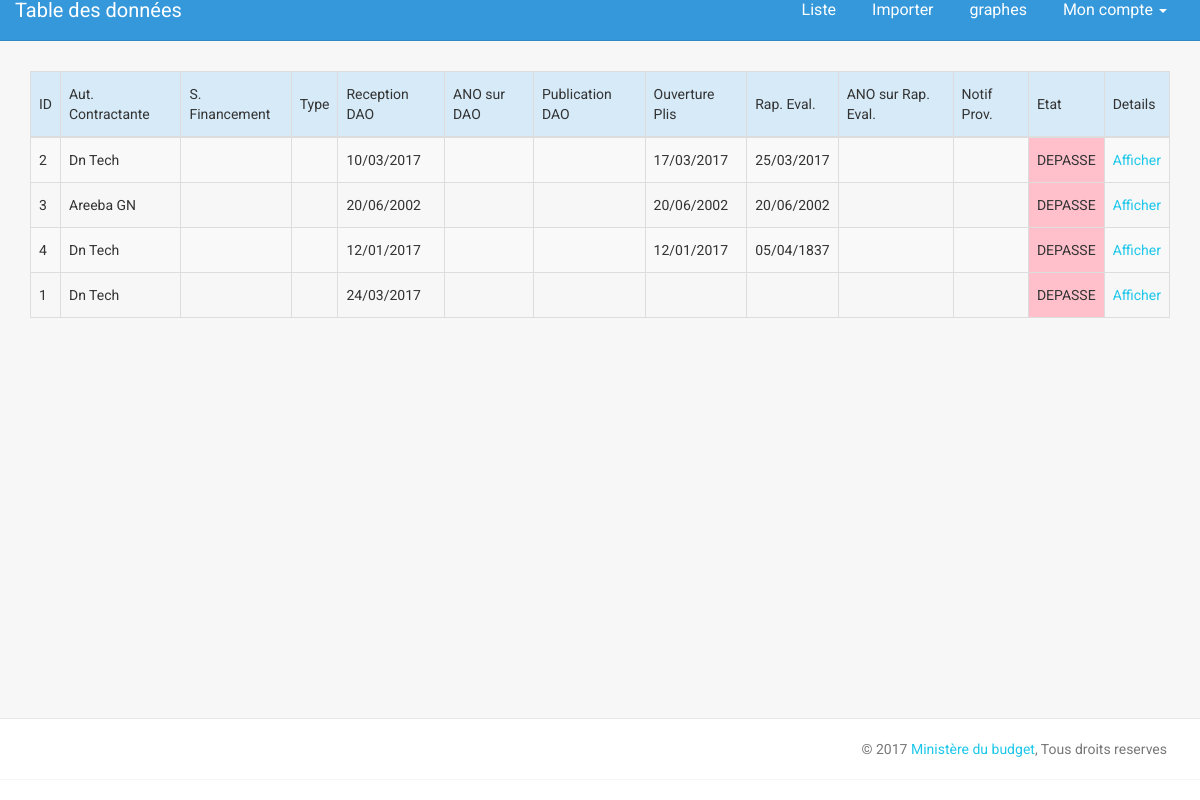
The page /data.php on the database as committed earlier.
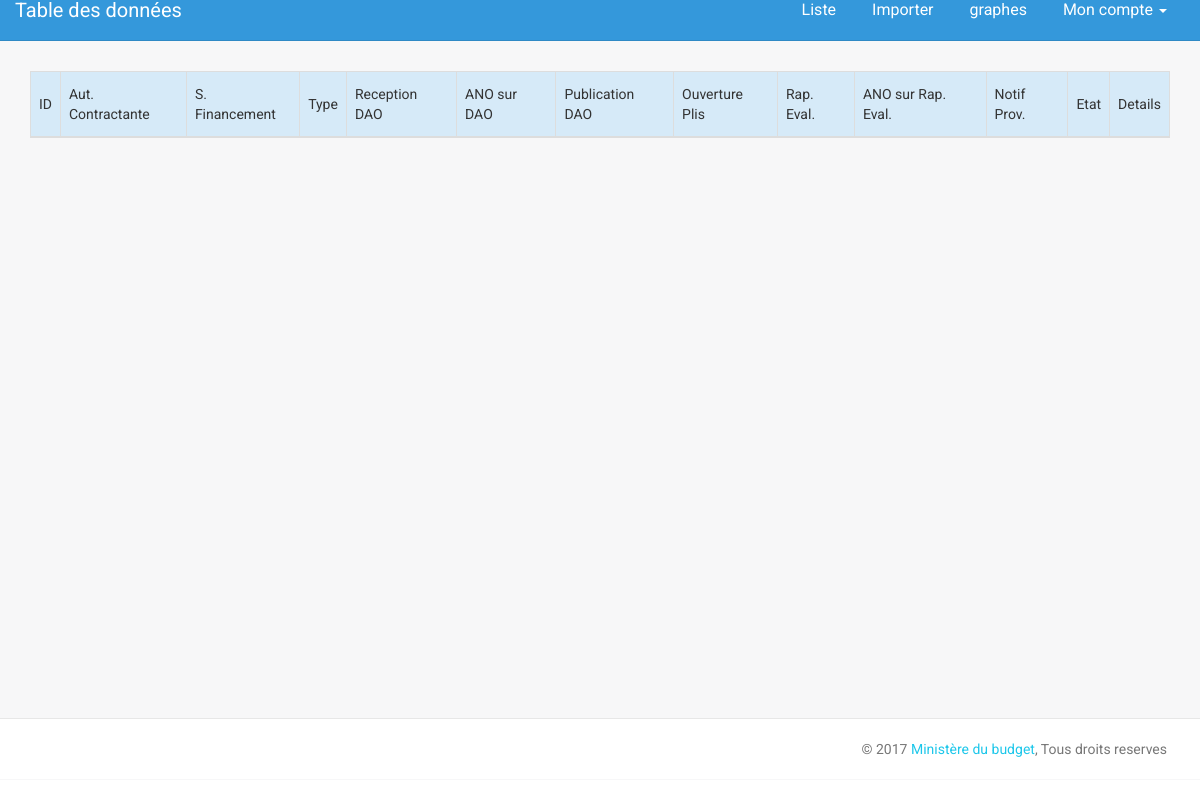
The same page on the database as committed later.
### tables this page shows
CREATE TABLE IF NOT EXISTS `projet` (
  `idProjet` int(11) NOT NULL AUTO_INCREMENT,
  `autoriteContractante` varchar(20) NOT NULL,
  `description` tinytext NOT NULL,
  `sourceFinancement` varchar(60) NOT NULL,
  `typeProcedure` varchar(20) NOT NULL,
  `dateReceptionDAO` varchar(20) NOT NULL,
  `dateAnoSurDAO` varchar(20) NOT NULL,
  `datePublicationDAO` varchar(20) NOT NULL,
  `dateOuverturePlis` varchar(20) NOT NULL,
  `dateRapportEvaluation` varchar(20) NOT NULL,
  `dateAnoSurRapEval` varchar(20) NOT NULL,
  `dateNotifProvisoir` varchar(20) NOT NULL,
  `projetNegoContrat` varchar(20) NOT NULL,
  `dateAnoProjetContrat` varchar(20) NOT NULL,
  `attribuaire` varchar(20) NOT NULL,
  `montant` varchar(25) NOT NULL,
  `approbationAC` varchar(20) NOT NULL,
  `approbationACGPMP` varchar(20) NOT NULL,
  `approbationMEF` varchar(20) NOT NULL,
  `totalJour` varchar(10) DEFAULT NULL,
  `inferieur60` varchar(10) NOT NULL,
  `inferieur90` varchar(10) NOT NULL,
  `inferieur120` varchar(10) NOT NULL,
  `superieur120` varchar(10) NOT NULL,
  `commentaire` tinytext NOT NULL,
  `dateInsertion` datetime NOT NULL,
  PRIMARY KEY (`idProjet`)
);

### bd/CRUD.php (called while the page is built, shortened)
<?php
class CRUD{
	private $bdd ;
	public function setDb($p) {
			$this -> bdd = $p ;
		}
	public function selectProjetAll() {
			$requete = $this -> bdd ->query('SELECT * FROM projet
											ORDER BY dateInsertion DESC
										');
			$results = array();
			if($requete ->rowCount()>0){
					while($tmp = $requete -> fetch()){
						$results[] = new Projet($tmp);
				}
				return $results;
			}else return null;
		}
	public function selectProjetById($id) {
			$id = (int) $id;
			$requete = $this -> bdd ->prepare('SELECT * FROM projet
												WHERE idProjet = :id
												ORDER BY dateInsertion DESC
												LIMIT 1
												');
			$requete->bindValue(':id', $id, PDO::PARAM_INT);
			$requete->execute();
			if($requete ->rowCount()>0){
				$tmp = $requete -> fetch();
				$result = new Projet($tmp);
				return $result;
			}else return null;
		}
}
?>

### bd/Projet.php (called while the page is built, shortened)
<?php
class Projet {
	private $idProjet ;
	private $autoriteContractante ;
	private $dateReceptionDAO ;
	private $dateOuverturePlis ;
	private $dateRapportEvaluation ;
	private $dateAnoSurRapEval ;
	private $projetNegoContrat ;
	private $dateAnoProjetContrat ;
	private $approbationAC ;
	private $approbationACGPMP ;
	private $approbationMEF ;
	public function getIdProjet () { return $this -> idProjet; }
	public function getAutoriteContractante () { return $this -> autoriteContractante; }
	public function getDateReceptionDAO () { return $this -> dateReceptionDAO; }
	public function getDateOuverturePlis () { return $this -> dateOuverturePlis; }
	public function getDateRapportEvaluation () { return $this -> dateRapportEvaluation; }
	public function getDateAnoSurRapEval () { return $this -> dateAnoSurRapEval; }
	public function getprojetNegoContrat() { return $this -> projetNegoContrat ; }
	public function getDateAnoProjetContrat() { return $this -> dateAnoProjetContrat ; }
	public function getApprobationAC() { return $this -> approbationAC ; }
	public function getApprobationACGPMP() { return $this -> approbationACGPMP ; }
	public function getApprobationMEF() { return $this -> approbationMEF ; }
	public function setIdProjet($p) { $this -> idProjet = $p ; }
	public function setAutoriteContractante($p) { $this -> autoriteContractante = $p ; }
	public function setDateReceptionDAO($p) { $this -> dateReceptionDAO = $p ; }
	public function setDateOuverturePlis($p) { $this -> dateOuverturePlis = $p ; }
	public function setDateRapportEvaluation($p) { $this -> dateRapportEvaluation = $p ; }
	public function setDateAnoSurRapEval($p) { $this -> dateAnoSurRapEval = $p ; }
	public function setprojetNegoContrat($p) { $this -> projetNegoContrat = $p ; }
	public function setApprobationAC($p) { $this -> approbationAC = $p ; }
	public function setapprobationACGPMP($p) { $this -> approbationACGPMP = $p ; }
	public function setApprobationMEF($p) { $this -> approbationMEF = $p ; }
	public function hydrate(array $tab) {
		foreach ($tab as $cle => $valeur){
				$methode = 'set'.ucfirst($cle);
			}
	}
}
?>

### bd/fonctions.inc.php (called while the page is built, shortened)
<?php
function etatProjet($id_projet,$obj_bdd) {
    $projet = $obj_bdd -> selectProjetById($id_projet) ;
    $format = 'd/m/Y';
    $totalJour = 0 ;
    $today = DateTime::createFromFormat($format, date ('d/m/Y')) ;
    $etat = array (
        'OK' => true,
        'ALERT' => false,
        'DEPASSE' => false,
        'MESSAGE' => ''
        ) ;
    $dateReceptionDAO = DateTime::createFromFormat($format, $projet -> getDateReceptionDAO());
    $dateOuverturePlis = DateTime::createFromFormat($format, $projet -> getDateOuverturePlis());
    $dateRapportEvaluation = DateTime::createFromFormat($format, $projet -> getDateRapportEvaluation());
    $dateAnoSurRapEval = DateTime::createFromFormat($format, $projet -> getDateAnoSurRapEval());
    require ('inc/date_interval.inc.php');
    if ($dateReceptionDAO != false ) {
        if($dateOuverturePlis == false ) {
             $interval_reception_today = date_diff($dateReceptionDAO, $today) -> days ;
             if($interval_reception_today < $reception_ouverture['autorise']) {
                 if($interval_reception_today < $reception_ouverture['alerte']) {
                     $etat['OK'] = true;
                 } else {
                     $etat['OK'] = false;
                     $etat['ALERT'] = true ;
                     $etat['DEPASSE'] = false ;
                     $etat['MESSAGE'] = "la date d'ouverture de ce projet n'a pas encore été fournie alors que le delai approche " ;
                 }
             } else {
                $etat['OK'] = false;
                $etat['ALERT'] = true ;
                $etat['DEPASSE'] = true ;
                $etat['MESSAGE'] = "le delai permis pour la date d'ouverture est depassé" ;
              }
         $totalJour += $interval_reception_today ;
        } else {
            $totalJour += date_diff($dateReceptionDAO, $dateOuverturePlis) -> days ;
           if($dateRapportEvaluation == false) {
                $interval_ouverture_today = date_diff($dateOuverturePlis, $today) -> days ;
                if($interval_ouverture_today < $ouverture_evaluation['autorise']) {
                 if($interval_ouverture_today < $ouverture_evaluation['alerte']) {
                     $etat['OK'] = true;
                 } else {
                     $etat['OK'] = false;
                     $etat['ALERT'] = true ;
                     $etat['DEPASSE'] = false ;
                     $etat['MESSAGE'] = "la date d'evaluation de ce projet n'a pas encore été fournie alors que le delai approche " ;
                 }
             } else {
                $etat['OK'] = false;
                $etat['ALERT'] = true ;
                $etat['DEPASSE'] = true ;
                $etat['MESSAGE'] = "le delai permis pour la date d'evaluation est depassé" ;
              }
            $totalJour += $interval_ouverture_today ;
           }else {
             if($dateAnoSurRapEval == false ) {
                 $interval_rapport_today = date_diff($dateRapportEvaluation, $today) -> days ;
                if($interval_rapport_today < $evaluation_publlication['autorise']) {
                 if($interval_rapport_today < $evaluation_publlication['alerte']) {
                     $etat['OK'] = true;
                 } else {
                     $etat['OK'] = false;
                     $etat['ALERT'] = true ;
                     $etat['DEPASSE'] = false ;
                     $etat['MESSAGE'] = "la date de publication de ce projet n'a pas encore été fournie alors que le delai approche " ;
                 }
             } else {
                $etat['OK'] = false;
                $etat['ALERT'] = true ;
                $etat['DEPASSE'] = true ;
                $etat['MESSAGE'] = "le delai permis pour la date de publication est depassé" ;
              }
            $totalJour += $interval_rapport_today ;
            }
           }
        }
    }
 $etat['TOTALJOUR'] = $totalJour ;
 return $etat;
}
?>

### inc/date_interval.inc.php (called while the page is built, shortened)
<?php
$reception_ouverture = array(
    'autorise' => 7,
    'alerte' => 4
    ) ;
    $evaluation_publlication = array(
        'autorise' => 7,
        'alerte' => 4
        );
?>

### data.php (the view, shortened to what this page needs)
<!doctype html>
<html lang="en">
<head>
    <link href="assets/css/bootstrap.min.css" rel="stylesheet" />
    <link href="assets/css/animate.min.css" rel="stylesheet"/>
    <link href="assets/css/light-bootstrap-dashboard.css" rel="stylesheet"/>
    <link href="http://maxcdn.bootstrapcdn.com/font-awesome/4.2.0/css/font-awesome.min.css" rel="stylesheet">
    <link href="assets/css/pe-icon-7-stroke.css" rel="stylesheet" />
    <link href="assets/css/dataTables.bootstrap.min.css" rel="stylesheet" />
</head>
<body>
<div class="wrapper">
  <?php
	$page_title = 'Table des données';
  ?>
    <div class="main-panel">
		   <?php
			require_once('inc/menu.top.php');
			?>
     <div class="content">
		  <div class="container-fluid">
			<table id="table" class="table table-striped table-bordered" cellspacing="0" width="100%">
			<thead style='background-color:#D6EAF8;'>
				<tr>
				  <td>ID</td>
					<td>Aut. Contractante</td>
					<td>S. Financement</td>
					<td>Type</td>
					<td>Reception DAO</td>
					<td>ANO sur DAO</td>
					<td>Publication DAO</td>
					<td>Ouverture Plis</td>
					<td>Rap. Eval.</td>
					<td>ANO sur Rap. Eval.</td>
					<td>Notif Prov.</td>
					<td>Etat</td>
					<td>Details</td>
				</tr>
			</thead>
			<tbody>
			<?php
				require_once('bd/Projet.php');
				require_once('bd/connection_bd.php');
				require_once('bd/CRUD.php');
				require_once('bd/fonctions.inc.php');
				$obj_bdd = new CRUD ($bdd);
				$results = $obj_bdd -> selectProjetAll();
				if($results != null){
					foreach ($results AS $projet){
						$id = $projet -> getIdProjet();
						$res = etatProjet($id, $obj_bdd);
						 $class = 'ok';
						 $msg = 'OK' ;
						 $title = "Ce projet est dans les normes" ;
						if ($res['DEPASSE'] == true) {
							$class = 'depasser';
							$msg = 'DEPASSE' ;
							$title = $res['MESSAGE'] ;
						} elseif ($res['ALERT'] == true) {
							$class = 'alert';
							$msg = 'A RISQUE' ;
							$title = $res['MESSAGE'] ;
						}
						echo "
							<tr>
								<td>".$projet -> getIdProjet()."</td>
								<td>".$projet -> getAutoriteContractante()."</td>
								<td>".$projet -> getSourceFinancement()."</td>
								<td>".$projet -> getTypeProcedure()."</td>
								<td>".$projet -> getDateReceptionDAO()."</td>
								<td>".$projet -> getDateAnoSurDAO()."</td>
								<td>".$projet -> getDatePublicationDAO()."</td>
								<td>".$projet -> getDateOuverturePlis()."</td>
								<td>".$projet -> getDateRapportEvaluation()."</td>
								<td>".$projet -> getDateAnoSurRapEval()."</td>
								<td>".$projet -> getDateNotifProvisoir()."</td>
								<td class ='$class' title ='$title'>".$msg."</td>
								<td><a href='projet.php?id=$id'> Afficher </a></td>
							</tr>
						";
					}
				}
			?>
			  </tbody>
			</table>
		 </div>
        </div>
	    <?php
		require_once('inc/footer.inc.php');
		?>
    </div>
</div>
</body>
</html>

### inc/menu.top.php (shortened to what this page needs)
<nav class="navbar navbar-default navbar-fixed navbar-top">
            <div class="container-fluid">
                <div class="navbar-header">
                    <a class="navbar-brand" href="#">
						<?php
							echo ((isset($page_title) && !empty($page_title)) ? $page_title : 'Tableau de bord');
						?>
					</a>
                </div>
                <div class="collapse navbar-collapse">
                    <ul class="nav navbar-nav navbar-right">
                        <li>
                            <a href="data.php">
                                Liste
                            </a>
                        </li>
                        <li>
                            <a href="import.php">
                                Importer
                            </a>
                        </li>
						 <li>
                            <a href="chart.php">
                                graphes
                            </a>
                        </li>
						 <li class="dropdown">
                              <a href="#" class="dropdown-toggle" data-toggle="dropdown">
                                    Mon compte
                                    <b class="caret"></b>
                              </a>
                        </li>
                    </ul>
                </div>
            </div>
        </nav>

### inc/footer.inc.php
<footer class="footer">
    <div class="container-fluid">
        <p class="copyright pull-right">
            &copy; 2017 <a href="#">Ministère du budget</a>, Tous droits reserves
        </p>
    </div>
</footer>

Rows that differ between the two databases and show on the page:
removed projet: idProjet "2", autoriteContractante "Dn Tech", dateReceptionDAO "10/03/2017", dateOuverturePlis "17/03/2017", dateRapportEvaluation "25/03/2017", msg "DEPASSE"
removed projet: idProjet "3", autoriteContractante "Areeba GN", dateReceptionDAO "20/06/2002", dateOuverturePlis "20/06/2002", dateRapportEvaluation "20/06/2002", msg "DEPASSE"
removed projet: idProjet "4", autoriteContractante "Dn Tech", dateReceptionDAO "12/01/2017", dateOuverturePlis "12/01/2017", dateRapportEvaluation "05/04/1837", msg "DEPASSE"
removed projet: idProjet "1", autoriteContractante "Dn Tech", dateReceptionDAO "24/03/2017", msg "DEPASSE"
